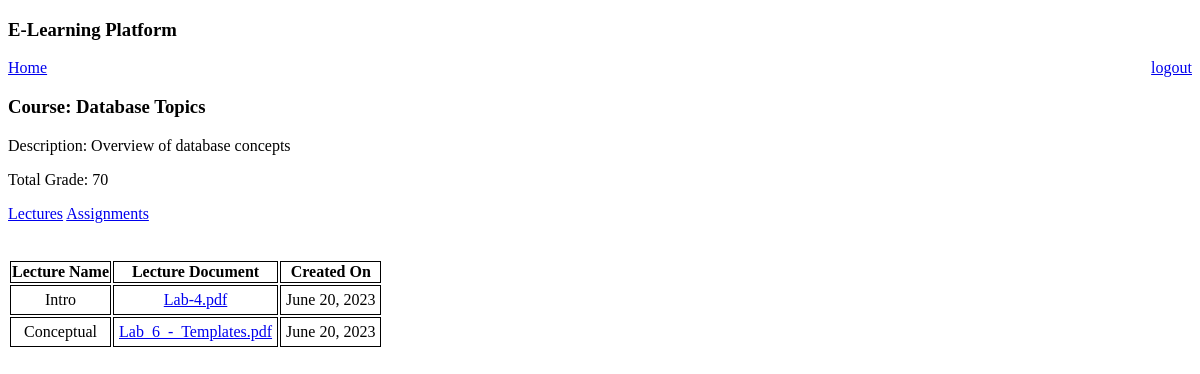
Before: /student/course?course_id=1&request_notes=True (signed in) with the older database file.
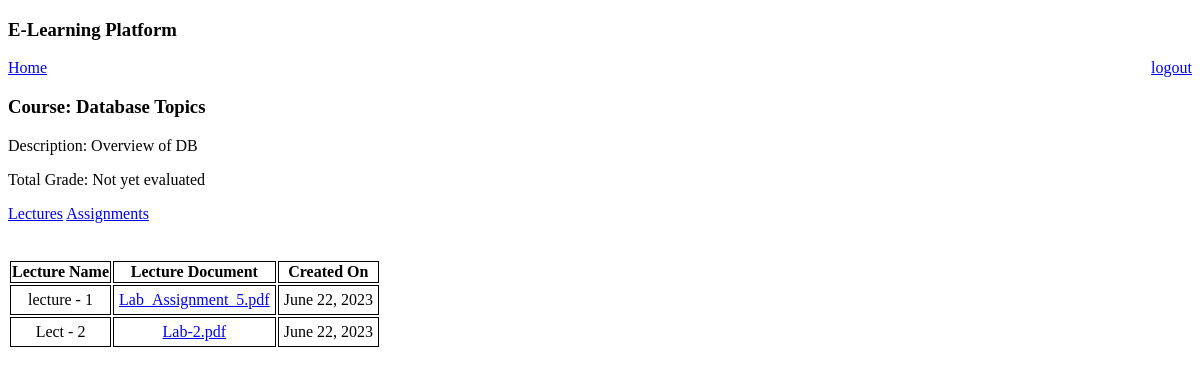
After: the same page with the newer database file.
### e_learn/models.py (models this page shows)
class Course(models.Model):
    name = models.CharField(max_length=60)
    description = models.TextField(default=None, null=True, blank=True)
    institution = models.ForeignKey(Institution, on_delete=models.CASCADE)

class Notes(models.Model):
    name = models.TextField()
    course = models.ForeignKey(Course, on_delete=models.CASCADE)
    notes_doc = models.FileField(upload_to=get_file_path_notes)
    created_on = models.DateField(auto_now_add=True)
    class Meta:
        ordering = ["created_on"]

### e_learn/views.py (the view, shortened to what this page needs)
# urls.py: path('student/course', views.student_course_details, name='student_course_details'),
@login_required(login_url='login')
def student_course_details(request):
    send_data = {}
    template = "course_data_to_student.html"
    course_id = request.GET.get('course_id')
    course_data = None
    if course_id is not None or course_id != '':
        course_data = Course.objects.get(pk=course_id)
        final_grade = UserCourseRelation.objects.get(course=course_id, user=request.user).final_grade
        send_data["course_details"] = course_data
        send_data["final_grade"] = final_grade
    assignment_id = request.GET.get('assignment_id')
    req_notes = request.GET.get('request_notes')
    req_assignments = request.GET.get('request_assignments')
    req_specific_assignment = request.GET.get('req_specific_assignment')
    req_upload_doc = request.GET.get('upload_doc')
    requested_notes = False
    requested_assignments = False
    if req_notes is not None:
        requested_notes = True
        send_data['requested_notes'] = True
    elif req_assignments is not None:
        requested_assignments = True
        send_data['requested_assignments'] = True
    elif req_specific_assignment is not None:
        send_data["req_specific_assignment"] = True
    if req_specific_assignment is not None:
        user_assignment_data = get_user_assignment_data(request.user, assignment_id)
        send_data["assignment_data"] = user_assignment_data
        send_data["req_specific_assignment"] = True
        return render(request, template, send_data)
    if requested_notes:
        notes_data = course_notes(course_id)
        if notes_data is None:
            send_data['msg'] = "No notes created for this course."
            return render(request, template, send_data)
        send_data['notes_list'] = notes_data
        return render(request, template, send_data)
    return render(request, template, send_data)

### e_learn/views.py (called while the page is built)
def course_notes(course_id):
    try:
        notes_data = Notes.objects.filter(course=course_id)
        if len(notes_data) == 0 or notes_data is None:
            return None
        for notes in notes_data:
            notes.notes_doc = str(notes.notes_doc).split('/')[-1]
        return notes_data
    except Exception as e:
        return None

### e_learn/templates/course_data_to_student.html (shortened to what this page needs)
{% extends "base_loggedIn.html" %}
{% block body %}
    <a href="{% url 'student_home' %}">Home</a>
    <h3> Course: {{ course_details.name }}</h3>
    <p>Description: {{ course_details.description }}</p>
    {% if final_grade is not None %}
        <p>Total Grade: {{ final_grade }}</p>
    {% else %}
        <p>Total Grade: Not yet evaluated </p>
    {% endif %}
    <a href="{% url 'student_course_details' %}?course_id={{ course_details.id }}&request_notes=True">Lectures</a>
    <a href="{% url 'student_course_details' %}?course_id={{ course_details.id }}&request_assignments=True">Assignments</a>
    <br>
    {% if requested_notes %}
        {% if notes_list %}
            <br> <br>
            <table>
                <thead>
                    <tr>
                        <th scope="col" style="border: 1px solid black;">Lecture Name</th>
                        <th scope="col" style="border: 1px solid black;">Lecture Document</th>
                        <th scope="col" style="border: 1px solid black;">Created On</th>
                    </tr>
                </thead>
                <tbody>
                    {% for notes in notes_list %}
                        <tr>
                            <td style="border: 1px solid black; padding: 5px" align="center"> {{ notes.name }} </td>
                            <td style="border: 1px solid black; padding: 5px" align="center">
                                <a href="{% url 'download' %}?notes_id={{ notes.id }}"> {{ notes.notes_doc.name }} </a>
                            </td>
                            <td style="border: 1px solid black; padding: 5px" align="center"> {{ notes.created_on }} </td>
                        </tr>
                    {% endfor %}
                </tbody>
            </table>
        {% endif %}
    {% endif %}
{% endblock %}

### e_learn/templates/base_loggedIn.html (shortened to what this page needs)
<!DOCTYPE html>
<html lang="en">
<head>
</head>
<body>
    <h3>E-Learning Platform</h3>
    <a href="{% url 'logout' %}" style="text-align: right;float: right">logout</a>
    {% block body %}
    {% endblock %}
</body>
</html>

Changed rows visible on the page:
removed Notes: name "Intro", notes_doc.name "Lab-4.pdf", created_on "June 20, 2023"
removed Notes: name "Conceptual", notes_doc.name "Lab_6_-_Templates.pdf", created_on "June 20, 2023"
changed Course "Database Topics": description "Overview of database concepts" → "Overview of DB"
added Notes: name "lecture - 1", notes_doc.name "Lab_Assignment_5.pdf", created_on "June 22, 2023"
added Notes: name "Lect - 2", notes_doc.name "Lab-2.pdf", created_on "June 22, 2023"
Other visible differences:
{{ final_grade }}: "70" → (not shown)
text no longer shown: "Total Grade:"
text now shown: "Total Grade: Not yet evaluated"
